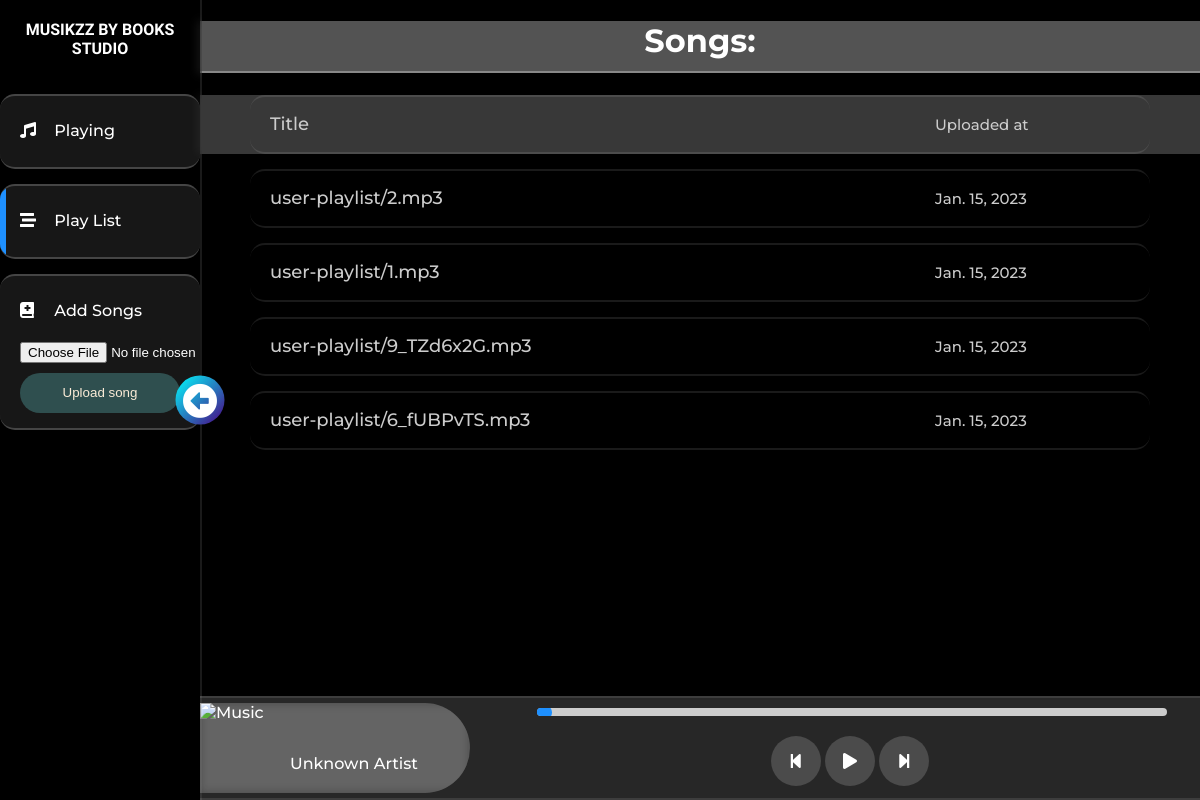
Page /Music/ (signed in) on the committed database.
### base/models.py (models this page shows, shortened)
class Song(models.Model):
    song_file = models.FileField(upload_to='user-playlist')
    user = models.ForeignKey(User, on_delete=models.CASCADE)
    created_at = models.DateField(default=datetime.now)

### base/views.py (the view)
# urls.py: path('Music/', views.Music, name='Music'),
def Music(request):
    all_songs = Song.objects.filter(user=request.user)
    context = {
        'all_songs': all_songs
    }
    return render(request, 'base/musicplayer.html', context)

### base/templates/base/musicplayer.html (shortened to what this page needs)
<!DOCTYPE html>
{% load static %}
<html lang="en" >
<head>
  <link rel="stylesheet" href="{% static 'styles/musicplayer.css' %}">
</head>
<body>
<nav class="navigation">
    <a href="#" class="logo ripple">Musikzz by Books Studio</a>
    <form action="{% url 'add-song' %}" method="post" enctype="multipart/form-data">
        <ul>
            <li class="ripple">
                <i class="icon fas fa-music"></i> <span>Playing</span>
            </li>
            <li class="ripple active">
                <i class="icon fas fa-stream"></i> <span>Play List</span>
            </li>
            <li class="ripple">
                <label><i class="icon fas fa-book-medical" for="input_file1" onclick="uploadSong()"></i>
                    <span>Add Songs</span></label>
                    <input  type="file" id="input_file1" name="song" accept="audio/*" required/>
                <button style="background-color: darkslategray;
                color: antiquewhite;
                border-radius: 20px;
                width: 100%;
                height: 40px;
                border: none;" type="submit">Upload song</button>
            </li>
        </ul>
    </form>
    <i class="closeButton fas fa-arrow-alt-circle-left"></i>
</nav>
<div class="pagination">
    <div class="music-title">
        <div class="image">
            <img src="https://raw.githubusercontent.com/shu-vro/Musika/old-musika/resources/img/disk.png" alt="Music" />
        </div>
        <div class="title">
            <h2>
            </h2>
            <span>Unknown Artist</span>
        </div>
    </div>
    <div class="controls">
        <div class="progress-container">
            <input type="range" class="progress" min="0" max="100" value="0" />
        </div>
        <div class="main-controls">
            <i class="ripple control-button prev fas fa-step-backward"></i>
            <i onclick="play_puase()" class="ripple control-button play fas fa-play"></i>
            <i class="ripple control-button next fas fa-step-forward"></i>
        </div>
    </div>
</div>
<div class="music-list on">
    <h1>Songs:</h1>
    <ul>
        <li style="
                        background: rgba(197, 197, 197, 0.281);
                        backdrop-filter: blur(10px);
                    ">
            <a href="#" class="ripple"><span>Title</span><span>Uploaded at</span></a>
        </li>
        {% for song in all_songs %}
        <li>
            <a onclick="LoadMusicNew('media/{{ song.song_file }}')" class="ripple"><span>{{ song.song_file }}</span><span>{{ song.created_at }}</span></a>
        </li>
        {% endfor %}
    </ul>
</div>
</body>
</html>

### rows in the picture
Song: song_file "user-playlist/2.mp3", created_at "Jan. 15, 2023"
Song: song_file "user-playlist/1.mp3", created_at "Jan. 15, 2023"
Song: song_file "user-playlist/9_TZd6x2G.mp3", created_at "Jan. 15, 2023"
Song: song_file "user-playlist/6_fUBPvTS.mp3", created_at "Jan. 15, 2023"
